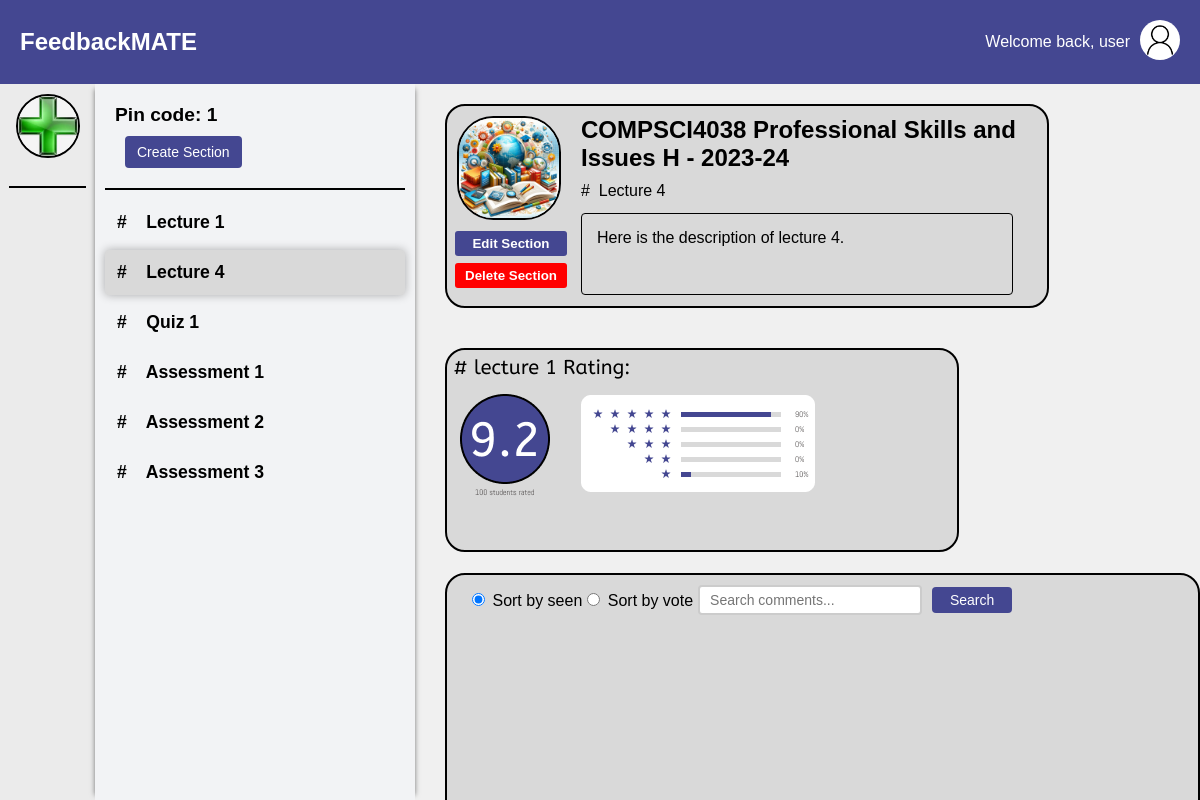
/teacher/channel/1/section/3/ (signed in), run on an earlier commit of the app's database.
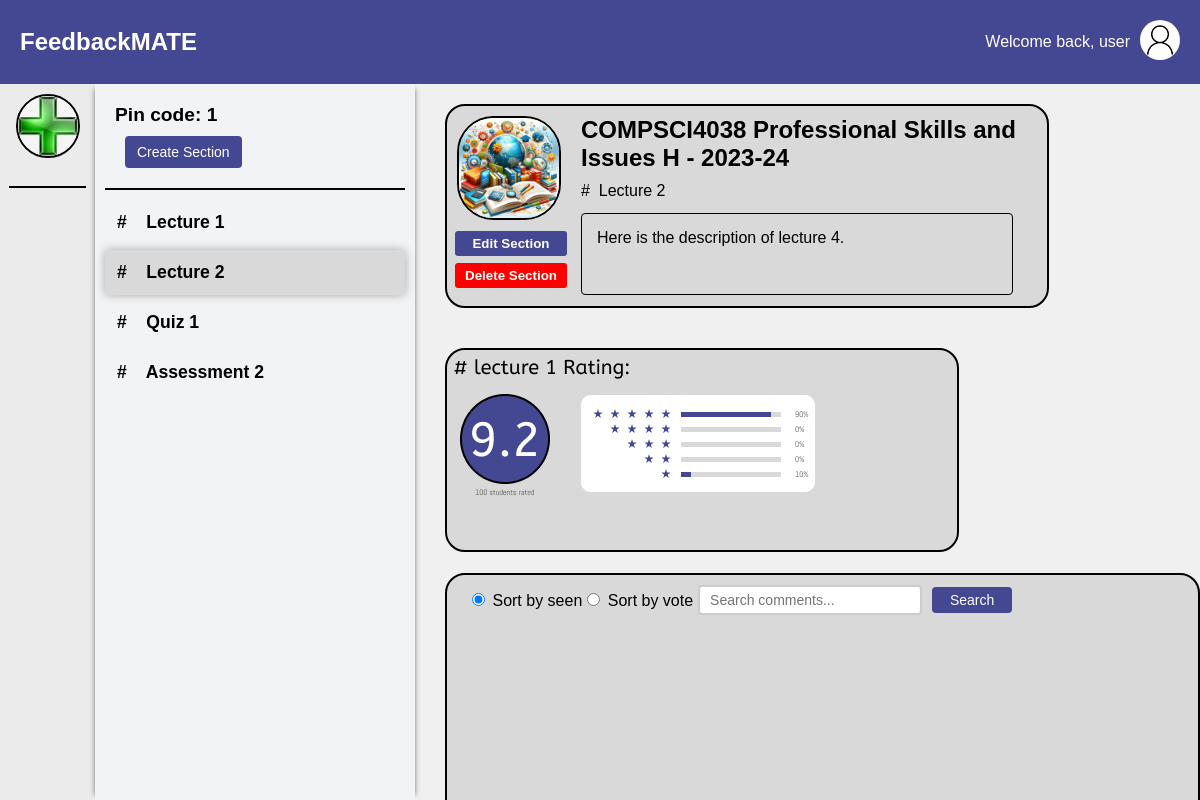
And on a later commit of the database.
### main/models.py (models this page shows, shortened)
class UserInfo(models.Model):
    user = models.OneToOneField(User, on_delete=models.CASCADE)
    profile_name = models.CharField(max_length=30)
    user_image = models.ImageField(upload_to=user_image_path, default='img/user.png')

class Channel(models.Model):
    name = models.CharField(max_length=70)
    user = models.ForeignKey(User, on_delete=models.CASCADE)
    description = models.TextField(max_length=500, blank=True)
    image = models.ImageField(upload_to=channel_image_path, default='img/channel_icon.jpg')

class Section(models.Model):
    channel = models.ForeignKey(Channel, on_delete=models.CASCADE)
    title = models.CharField(max_length=50)
    description = models.TextField(max_length=500, blank=True)

### main/views.py (the view, shortened to what this page needs)
# urls.py: path('teacher/channel/<int:channel_id>/section/<int:section_id>/', views.section, name='section'),
def section(request, channel_id, section_id):
    user_channels = Channel.objects.filter(user=request.user)
    current_channel = Channel.objects.get(id=channel_id)
    sections = Section.objects.filter(channel=current_channel)
    current_section = Section.objects.get(id=section_id)
    comments = Comment.objects.filter(section=current_section)
    common_words = set(stopwords.words('english'))
    keyword_freq = defaultdict(int)
    sorted_keywords = sorted(keyword_freq.items(), key=lambda item: item[1], reverse=True)
    top_keywords = sorted_keywords[:10]
    search_query = request.GET.get('search', '')
    comments_query = Comment.objects.filter(section=current_section)
    if search_query:
        comments_query = comments_query.filter(text__icontains=search_query)
    comments_query = comments_query.annotate(
        sort_read=Case(
            When(read=False, then=Value(1)),
            When(read=True, then=Value(0)),
            output_field=IntegerField(),
        )
    )
    sort = request.GET.get('sort', 'read')
    if sort == 'vote':
        comments = comments_query.order_by('-likes', '-sort_read')
    else:
        comments = comments_query.order_by('-sort_read', '-likes')
    user_info = UserInfo.objects.get(user=request.user)
    return render(request, 'section_detail.html', {
        'username': user_info.profile_name,
        'current_channel': current_channel,
        'sections': sections,
        'current_section': current_section,
        'channels': user_channels,
        'comments': comments,
        'user_image': user_info.user_image.url,
        'sort': sort,
        'search_query': search_query,
        'top_keywords': top_keywords,
    })

### main/templates/section_detail.html (shortened to what this page needs)
{% extends 'channel_detail.html' %}
{% load static %}
{% block section %}
{% for section in sections %}
    <div class="section-tooltip">
        <a href="{% url 'section' channel_id=section.channel.id section_id=section.id %}" class="section-item {% if current_section.id == section.id %}selected{% endif %}">
            #&nbsp;&nbsp;&nbsp; {{ section.title }}
        </a>
    </div>
{% endfor %}
{% endblock %}
{% block content %}
{{ block.super}}
<div class="top-section">
    <div class="description-box">
        <div class="description-left">
            <img src= "{{ current_channel.image.url }}" alt="Channel Image" class="channel-image">
            <div class="button-container">
                <button type="button" class="edit-info-btn" onclick="location.href='{% url 'edit-section' channel_id=current_channel.id section_id=current_section.id %}'">Edit Section</button>
                <button type="button" class="delete-section-btn" onclick="confirmDelete({{ current_section.id }})">Delete Section</button>
            </div>
        </div>
        <div class="channel-info">
            <h2 class="channel-name">{{ current_channel.name }}</h2>
            <p class="section-title"># &nbsp;{{ current_section.title }}</p>
            <p class="section-description">{{ current_section.description }}</p>
        </div>
    </div>
    <div class="rating-box">
        <img src="{% static 'img/rating.png' %}" alt="Rating" />
    </div>
    <div class="comment-section">
        <div class="search-sort-container">
        <form id="sort-form" method="get">
            <label class="sort-option">
                <input type="radio" name="sort" value="read" {% if request.GET.sort == "read" or not request.GET.sort %}checked{% endif %}>
                Sort by seen
            </label>
            <label class="sort-option">
                <input type="radio" name="sort" value="vote" {% if request.GET.sort == "vote" %}checked{% endif %}>
                Sort by vote
            </label>
        </form>
        <form method="get" action="" class="search-form">
            <input type="text" name="search" placeholder="Search comments..." value="{{ request.GET.search|default:'' }}">
            <button type="submit">Search</button>
        </form>
        </div>
    </div>
</div>
{% endblock %}

### main/templates/channel_detail.html (shortened to what this page needs)
{% extends 'teacher.html' %}
{% load static %}
{% block content %}
<div class="section-nav">
    <div class="pin-code-display">
        Pin code: {{ current_channel.id }}
        <button onclick="location.href='{% url 'create-section' current_channel.id %}'" class="create-section-btn">Create Section</button>
    </div>
    {% block section %}{% endblock%}
</div>
{% endblock %}

### main/templates/teacher.html (shortened to what this page needs)
<!DOCTYPE html>
<html lang="en">
{% load static %}
<head>
    <link rel="stylesheet" href="https://cdnjs.cloudflare.com/ajax/libs/font-awesome/5.15.1/css/all.min.css">
</head>
<body>
    <div class="app-container">
        <div class="header">
            <div class="logo">FeedbackMATE</div>
            <div class="user-info">
                <span class="welcome-text">Welcome back, {{ username }}</span>
                <div class="user-dropdown">
                    <img src="{{ user_image }}" alt="User Image" width="40" height="40" style="border-radius: 50%;">
                </div>
            </div>
        </div>
        <div class="main-container">
            <div class="sidebar">
                <div class="channel-icon-container add-channel create-channel-btn">
                    <img src="{% static 'img/add_channel_icon.jpg' %}" alt="Add Channel" class="channel-icon" onclick="location.href='{% url 'create-channel' %}'">
                </div>
                <div class="channel-divider"></div>
            </div>
            {% block content %}
            {% endblock %}
        </div>
    </div>
</body>
</html>

### main/templates/teacher.html (style rules this page uses)
body { font-family: Arial, sans-serif; margin: 0; padding: 0; background-color: #f0f0f0; }
.app-container { display: flex; flex-direction: column; max-height: 100vh; }
.header { display: flex; justify-content: space-between; align-items: center; padding: 20px; background-color: #444791; color: white; }
.logo { font-size: 24px; font-weight: bold; }
.user-info { display: flex; align-items: center; }
.welcome-text { margin-right: 10px; }
.user-dropdown { position: relative; }
.main-container { display: flex; flex-grow: 1; overflow: hidden; }
.sidebar { width: 75px; background-color: #EBEBEB; min-height: 100vh; max-height: 100vh; padding: 10px; display: flex; flex-direction: column; align-items: center; flex-shrink: 0; -ms-overflow-style: none; scrollbar-width: none; overflow-y: auto; overflow-x: hidden; }
.channel-divider { height: 0; background-color: black; border: 1px solid black; width: 100%; margin-top: 10px; margin-bottom: 10px; top: 0; z-index: 10; }
.add-channel { margin-bottom: 10px; border-bottom: 2px solid black; }
.channel-icon-container { position: relative; margin-bottom: 18px; border: 2px solid black; border-radius: 50%; width: 60px; height: 60px; display: flex; justify-content: center; align-items: center; transition: border-radius 0.1s; }
.channel-icon { max-width: 100%; max-height: 100%; border-radius: 50%; }

### main/templates/channel_detail.html (style rules this page uses)
.section-nav { background-color: #F2F3F5; padding: 10px; box-shadow: 5px 0 5px -5px rgba(0,0,0,0.5), -5px 0 5px -5px rgba(0,0,0,0.5); width: 300px; min-width: 300px; }
.pin-code-display { padding: 10px; margin-bottom: 10px; border-bottom: 2px solid black; background-color: #F2F3F5; text-align: left; font-weight: bold; font-size: 1.2em; }
.section-item { display: block; padding: 10px; margin: 5px 0; text-decoration: none; font-weight: bold; font-size: 1.1em; color: #000000; border-radius: 4px; transition: background-color 0.3s, box-shadow 0.3s; border: 2px solid transparent; width: 300px; min-width: 300px; box-sizing: border-box; overflow: hidden; white-space: nowrap; text-overflow: ellipsis; }
.create-section-btn { padding: 8px 12px; background-color: #444791; color: white; border: none; border-radius: 4px; cursor: pointer; font-size: 14px; display: block; margin: 10px 0 10px 10px; text-align: center; }

What changed in the data, as far as the page shows it:
removed Section: title "Assessment 1"
removed Section: title "Assessment 3"
changed Section "Here is the description of lecture 4.": title "Lecture 4" → "Lecture 2"
